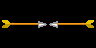

Rendered tile map (Tiled .tmx) drawn with the repository's tilesets; below, a short description and the map source with its tile grids summarised:
An orthogonal 2x1 tile map with 48x48 px tiles, 1 tile layer (Tile Layer 1), 4 tilesets.

<map version="1.2" tiledversion="1.2.0" orientation="orthogonal" renderorder="right-down" width="2" height="1" tilewidth="48" tileheight="48" infinite="0" nextlayerid="2" nextobjectid="1">
 <tileset firstgid="1" source="henry_arrow_.tsx" />
 <tileset firstgid="2" source="henry_arrow1_mirror_.tsx" />
 <tileset firstgid="3" source="henry_arrow11.tsx" />
 <tileset firstgid="4" source="henry_arrow11_mirror.tsx" />
 <layer id="1" name="Tile Layer 1" width="2" height="1">
  <data>[2 cells, 2 non-empty, 2 distinct tile ids]</data>
 </layer>
</map>
